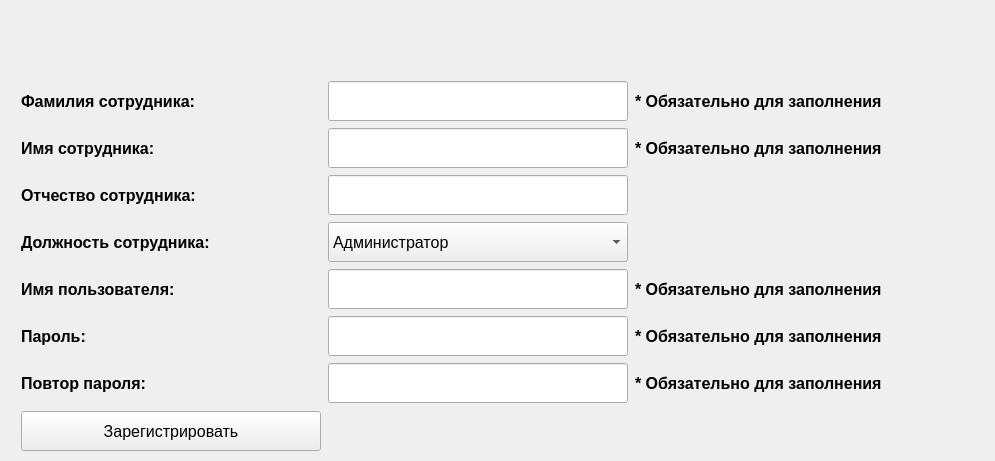
    <widget class="QWidget" name="tab_9">
     <attribute name="title">
      <string>Регистрация сотрудника</string>
     </attribute>
     <widget class="QWidget" name="gridLayoutWidget_5">
      <property name="geometry">
       <rect>
        <x>20</x>
        <y>80</y>
        <width>966</width>
        <height>324</height>
       </rect>
      </property>
      <layout class="QGridLayout" name="gridLayout_5">
       <item row="2" column="0">
        <widget class="QLabel" name="patronym_add_label">
         <property name="sizePolicy">
          <sizepolicy hsizetype="Fixed" vsizetype="Fixed">
           <horstretch>0</horstretch>
           <verstretch>0</verstretch>
          </sizepolicy>
         </property>
         <property name="minimumSize">
          <size>
           <width>300</width>
           <height>40</height>
          </size>
         </property>
         <property name="font">
          <font>
           <pointsize>12</pointsize>
           <bold>true</bold>
          </font>
         </property>
         <property name="text">
          <string>Отчество сотрудника:</string>
         </property>
        </widget>
       </item>
       <item row="2" column="2">
        <widget class="QLabel" name="patronym_add_note_label">
         <property name="sizePolicy">
          <sizepolicy hsizetype="Fixed" vsizetype="Fixed">
           <horstretch>0</horstretch>
           <verstretch>0</verstretch>
          </sizepolicy>
         </property>
         <property name="minimumSize">
          <size>
           <width>350</width>
           <height>40</height>
          </size>
         </property>
         <property name="font">
          <font>
           <pointsize>12</pointsize>
           <bold>true</bold>
          </font>
         </property>
         <property name="text">
          <string/>
         </property>
        </widget>
       </item>
       <item row="0" column="0">
        <widget class="QLabel" name="surname_add_label">
         <property name="sizePolicy">
          <sizepolicy hsizetype="Fixed" vsizetype="Fixed">
           <horstretch>0</horstretch>
           <verstretch>0</verstretch>
          </sizepolicy>
         </property>
         <property name="minimumSize">
          <size>
           <width>300</width>
           <height>40</height>
          </size>
         </property>
         <property name="font">
          <font>
           <pointsize>12</pointsize>
           <bold>true</bold>
          </font>
         </property>
         <property name="text">
          <string>Фамилия сотрудника:</string>
         </property>
        </widget>
       </item>
       <item row="1" column="2">
        <widget class="QLabel" name="name_add_note_label">
         <property name="sizePolicy">
          <sizepolicy hsizetype="Fixed" vsizetype="Fixed">
           <horstretch>0</horstretch>
           <verstretch>0</verstretch>
          </sizepolicy>
         </property>
         <property name="minimumSize">
          <size>
           <width>350</width>
           <height>40</height>
          </size>
         </property>
         <property name="font">
          <font>
           <pointsize>12</pointsize>
           <bold>true</bold>
          </font>
         </property>
         <property name="text">
          <string>* Обязательно для заполнения</string>
         </property>
        </widget>
       </item>
       <item row="5" column="1">
        <widget class="QLineEdit" name="password_add_edit">
         <property name="sizePolicy">
          <sizepolicy hsizetype="Fixed" vsizetype="Fixed">
           <horstretch>0</horstretch>
           <verstretch>0</verstretch>
          </sizepolicy>
         </property>
         <property name="minimumSize">
          <size>
           <width>300</width>
           <height>40</height>
          </size>
         </property>
         <property name="font">
          <font>
           <pointsize>12</pointsize>
          </font>
         </property>
        </widget>
       </item>
       <item row="4" column="2">
        <widget class="QLabel" name="username_add_note_label">
         <property name="sizePolicy">
          <sizepolicy hsizetype="Fixed" vsizetype="Fixed">
           <horstretch>0</horstretch>
           <verstretch>0</verstretch>
          </sizepolicy>
         </property>
         <property name="minimumSize">
          <size>
           <width>350</width>
           <height>40</height>
          </size>
         </property>
         <property name="font">
          <font>
           <pointsize>12</pointsize>
           <bold>true</bold>
          </font>
         </property>
         <property name="text">
          <string>* Обязательно для заполнения</string>
         </property>
        </widget>
       </item>
       <item row="5" column="2">
        <widget class="QLabel" name="password_add_note_label">
         <property name="sizePolicy">
          <sizepolicy hsizetype="Fixed" vsizetype="Fixed">
           <horstretch>0</horstretch>
           <verstretch>0</verstretch>
          </sizepolicy>
         </property>
         <property name="minimumSize">
          <size>
           <width>350</width>
           <height>40</height>
          </size>
         </property>
         <property name="font">
          <font>
           <pointsize>12</pointsize>
           <bold>true</bold>
          </font>
         </property>
         <property name="text">
          <string>* Обязательно для заполнения</string>
         </property>
        </widget>
       </item>
       <item row="6" column="0">
        <widget class="QLabel" name="repeat_add_label">
         <property name="sizePolicy">
          <sizepolicy hsizetype="Fixed" vsizetype="Fixed">
           <horstretch>0</horstretch>
           <verstretch>0</verstretch>
          </sizepolicy>
         </property>
         <property name="minimumSize">
          <size>
           <width>300</width>
           <height>40</height>
          </size>
         </property>
         <property name="font">
          <font>
           <pointsize>12</pointsize>
           <bold>true</bold>
          </font>
         </property>
         <property name="text">
          <string>Повтор пароля:</string>
         </property>
        </widget>
       </item>
       <item row="0" column="2">
        <widget class="QLabel" name="surname_add_note_label">
         <property name="sizePolicy">
          <sizepolicy hsizetype="Fixed" vsizetype="Fixed">
           <horstretch>0</horstretch>
           <verstretch>0</verstretch>
          </sizepolicy>
         </property>
         <property name="minimumSize">
          <size>
           <width>350</width>
           <height>40</height>
          </size>
         </property>
         <property name="font">
          <font>
           <pointsize>12</pointsize>
           <bold>true</bold>
          </font>
         </property>
         <property name="text">
          <string>* Обязательно для заполнения</string>
         </property>
        </widget>
       </item>
       <item row="1" column="1">
        <widget class="QLineEdit" name="name_add_edit">
         <property name="sizePolicy">
          <sizepolicy hsizetype="Fixed" vsizetype="Fixed">
           <horstretch>0</horstretch>
           <verstretch>0</verstretch>
          </sizepolicy>
         </property>
         <property name="minimumSize">
          <size>
           <width>300</width>
           <height>40</height>
          </size>
         </property>
         <property name="font">
          <font>
           <pointsize>12</pointsize>
          </font>
         </property>
        </widget>
       </item>
       <item row="6" column="1">
        <widget class="QLineEdit" name="repeat_add_edit">
         <property name="sizePolicy">
          <sizepolicy hsizetype="Fixed" vsizetype="Fixed">
           <horstretch>0</horstretch>
           <verstretch>0</verstretch>
          </sizepolicy>
         </property>
         <property name="minimumSize">
          <size>
           <width>300</width>
           <height>40</height>
          </size>
         </property>
         <property name="font">
          <font>
           <pointsize>12</pointsize>
          </font>
         </property>
        </widget>
       </item>
       <item row="5" column="0">
        <widget class="QLabel" name="password_add_label">
         <property name="sizePolicy">
          <sizepolicy hsizetype="Fixed" vsizetype="Fixed">
           <horstretch>0</horstretch>
           <verstretch>0</verstretch>
          </sizepolicy>
         </property>
         <property name="minimumSize">
          <size>
           <width>300</width>
           <height>40</height>
          </size>
         </property>
         <property name="font">
          <font>
           <pointsize>12</pointsize>
           <bold>true</bold>
          </font>
         </property>
         <property name="text">
          <string>Пароль:</string>
         </property>
        </widget>
       </item>
       <item row="2" column="1">
        <widget class="QLineEdit" name="patronym_add_edit">
         <property name="sizePolicy">
          <sizepolicy hsizetype="Fixed" vsizetype="Fixed">
           <horstretch>0</horstretch>
           <verstretch>0</verstretch>
          </sizepolicy>
         </property>
         <property name="minimumSize">
          <size>
           <width>300</width>
           <height>40</height>
          </size>
         </property>
         <property name="font">
          <font>
           <pointsize>12</pointsize>
          </font>
         </property>
        </widget>
       </item>
       <item row="6" column="2">
        <widget class="QLabel" name="repeat_add_note_label">
         <property name="sizePolicy">
          <sizepolicy hsizetype="Fixed" vsizetype="Fixed">
           <horstretch>0</horstretch>
           <verstretch>0</verstretch>
          </sizepolicy>
         </property>
         <property name="minimumSize">
          <size>
           <width>350</width>
           <height>40</height>
          </size>
         </property>
         <property name="font">
          <font>
           <pointsize>12</pointsize>
           <bold>true</bold>
          </font>
         </property>
         <property name="text">
          <string>* Обязательно для заполнения</string>
         </property>
        </widget>
       </item>
       <item row="0" column="1">
        <widget class="QLineEdit" name="surname_add_edit">
         <property name="sizePolicy">
          <sizepolicy hsizetype="Fixed" vsizetype="Fixed">
           <horstretch>0</horstretch>
           <verstretch>0</verstretch>
          </sizepolicy>
         </property>
         <property name="minimumSize">
          <size>
           <width>300</width>
           <height>40</height>
          </size>
         </property>
         <property name="font">
          <font>
           <pointsize>12</pointsize>
          </font>
         </property>
        </widget>
       </item>
       <item row="4" column="1">
        <widget class="QLineEdit" name="username_add_edit">
         <property name="sizePolicy">
          <sizepolicy hsizetype="Fixed" vsizetype="Fixed">
           <horstretch>0</horstretch>
           <verstretch>0</verstretch>
          </sizepolicy>
         </property>
         <property name="minimumSize">
          <size>
           <width>300</width>
           <height>40</height>
          </size>
         </property>
         <property name="font">
          <font>
           <pointsize>12</pointsize>
          </font>
         </property>
        </widget>
       </item>
       <item row="4" column="0">
        <widget class="QLabel" name="username_add_label">
         <property name="sizePolicy">
          <sizepolicy hsizetype="Fixed" vsizetype="Fixed">
           <horstretch>0</horstretch>
           <verstretch>0</verstretch>
          </sizepolicy>
         </property>
         <property name="minimumSize">
          <size>
           <width>300</width>
           <height>40</height>
          </size>
         </property>
         <property name="font">
          <font>
           <pointsize>12</pointsize>
           <bold>true</bold>
          </font>
         </property>
         <property name="text">
          <string>Имя пользователя:</string>
         </property>
        </widget>
       </item>
       <item row="1" column="0">
        <widget class="QLabel" name="name_add_label">
         <property name="sizePolicy">
          <sizepolicy hsizetype="Fixed" vsizetype="Fixed">
           <horstretch>0</horstretch>
           <verstretch>0</verstretch>
          </sizepolicy>
         </property>
         <property name="minimumSize">
          <size>
           <width>300</width>
           <height>40</height>
          </size>
         </property>
         <property name="font">
          <font>
           <pointsize>12</pointsize>
           <bold>true</bold>
          </font>
         </property>
         <property name="text">
          <string>Имя сотрудника:</string>
         </property>
        </widget>
       </item>
       <item row="3" column="0">
        <widget class="QLabel" name="job_add_label">
         <property name="sizePolicy">
          <sizepolicy hsizetype="Fixed" vsizetype="Fixed">
           <horstretch>0</horstretch>
           <verstretch>0</verstretch>
          </sizepolicy>
         </property>
         <property name="minimumSize">
          <size>
           <width>300</width>
           <height>40</height>
          </size>
         </property>
         <property name="font">
          <font>
           <pointsize>12</pointsize>
           <bold>true</bold>
          </font>
         </property>
         <property name="text">
          <string>Должность сотрудника:</string>
         </property>
        </widget>
       </item>
       <item row="3" column="2">
        <widget class="QLabel" name="job_add_note_label">
         <property name="sizePolicy">
          <sizepolicy hsizetype="Fixed" vsizetype="Fixed">
           <horstretch>0</horstretch>
           <verstretch>0</verstretch>
          </sizepolicy>
         </property>
         <property name="minimumSize">
          <size>
           <width>350</width>
           <height>40</height>
          </size>
         </property>
         <property name="font">
          <font>
           <pointsize>12</pointsize>
           <bold>true</bold>
          </font>
         </property>
         <property name="text">
          <string/>
         </property>
        </widget>
       </item>
       <item row="3" column="1">
        <widget class="QComboBox" name="job_add_box">
         <property name="minimumSize">
          <size>
           <width>300</width>
           <height>40</height>
          </size>
         </property>
         <property name="font">
          <font>
           <pointsize>12</pointsize>
          </font>
         </property>
         <item>
          <property name="text">
           <string>Администратор</string>
          </property>
         </item>
         <item>
          <property name="text">
           <string>Таможенник</string>
          </property>
         </item>
         <item>
          <property name="text">
           <string>Тальман</string>
          </property>
         </item>
         <item>
          <property name="text">
           <string>Диспетчер</string>
          </property>
         </item>
         <item>
          <property name="text">
           <string>Стивидор</string>
          </property>
         </item>
        </widget>
       </item>
      </layout>
     </widget>
     <widget class="QWidget" name="horizontalLayoutWidget_2">
      <property name="geometry">
       <rect>
        <x>20</x>
        <y>410</y>
        <width>961</width>
        <height>42</height>
       </rect>
      </property>
      <layout class="QHBoxLayout" name="horizontalLayout_33">
       <item>
        <widget class="QPushButton" name="user_add_button">
         <property name="minimumSize">
          <size>
           <width>300</width>
           <height>40</height>
          </size>
         </property>
         <property name="maximumSize">
          <size>
           <width>300</width>
           <height>16777215</height>
          </size>
         </property>
         <property name="font">
          <font>
           <pointsize>12</pointsize>
          </font>
         </property>
         <property name="text">
          <string>Зарегистрировать</string>
         </property>
        </widget>
       </item>
       <item>
        <widget class="QLabel" name="user_add_label">
         <property name="sizePolicy">
          <sizepolicy hsizetype="Fixed" vsizetype="Fixed">
           <horstretch>0</horstretch>
           <verstretch>0</verstretch>
          </sizepolicy>
         </property>
         <property name="minimumSize">
          <size>
           <width>650</width>
           <height>40</height>
          </size>
         </property>
         <property name="font">
          <font>
           <pointsize>12</pointsize>
           <bold>true</bold>
          </font>
         </property>
         <property name="text">
          <string/>
         </property>
        </widget>
       </item>
      </layout>
     </widget>
    </widget>
